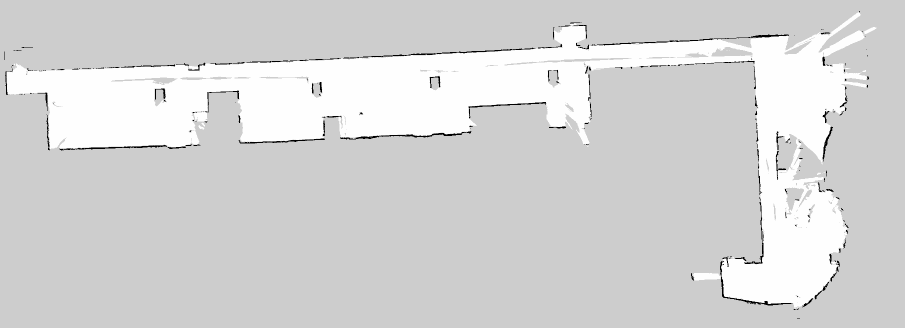
#> input picture src/dtb_mobile_navigation/maps/hanyang_5.pgm, 1809 x 655 px, given in place of the camera (shown at 1/2 size)
$ python test.py
#> lines starting #> are read from the running program, lines starting #| are printed output that depends on the picture; after the words box and inside, x2 and y2 are one past the last pixel; in counts of white or black regions, pixels touching at a corner belong together
import cv2
import numpy as np

# 카메라 캡처 객체 생성
cap = cv2.VideoCapture(2)
cap.set(cv2.CAP_PROP_FRAME_WIDTH, 640)
cap.set(cv2.CAP_PROP_FRAME_HEIGHT, 480)

while True:
    ret, frame = cap.read()
#> frame is the input picture: shape (655, 1809, 3); min 0, max 254, mean 213.3
    if not ret:
        print("Failed to grab frame")
        break

    # 이미지 대비를 증가시키기 위한 처리
    hsv = cv2.cvtColor(frame, cv2.COLOR_BGR2HSV)
#> hsv: shape (655, 1809, 3); mean H, S, V 0, 0, 213.3

    # 더욱 좁은 범위의 HSV 설정으로 어두운 검은색 검출
    lower_black = np.array([0, 0, 0])
    upper_black = np.array([180, 255, 55])

    # 마스크 생성
    mask = cv2.inRange(hsv, lower_black, upper_black)
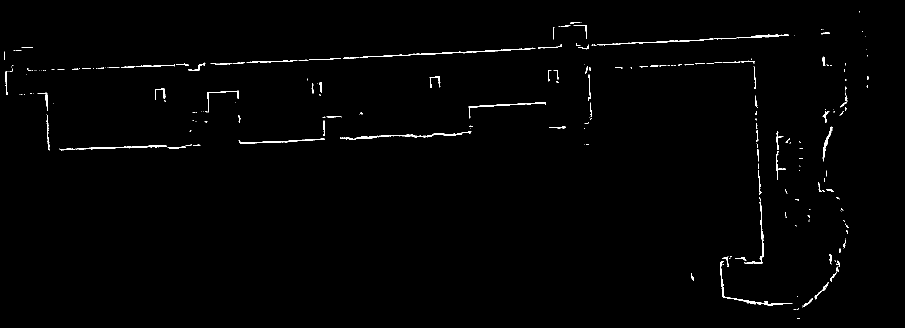
#> mask: shape (655, 1809) (shown at 1/2 size); 0.87% white in thin lines or dots, all inside (x1, y1, x2, y2) = (9, 22, 1738, 637)

    # 윤곽선 검출
    contours, hierarchy = cv2.findContours(mask, cv2.RETR_EXTERNAL, cv2.CHAIN_APPROX_SIMPLE)
#> contours = 238 contours, 185 with area under 20; largest, box (x1, y1, x2, y2) and area: (680, 262, 943, 279) 496, (1440, 522, 1585, 611) 420, (720, 95, 1069, 115) 372, (118, 290, 334, 301) 346, (477, 277, 650, 287) 248

    for contour in contours:
        # 각 컨투어에 대한 경계 상자 계산
        x, y, w, h = cv2.boundingRect(contour)
        # 세로로 긴 라인인지 확인 (가로:세로 비율이 1:4 이상일 경우)
        if h > 4 * w:
            # 윤곽선을 원본 이미지에 그림
            cv2.drawContours(frame, [contour], -1, (0, 255, 0), 2)
#> this loop made 238 passes
#> (x, y, w, h) on passes 2 to 4: (1587, 618, 5, 2), (1593, 617, 5, 3), (1497, 606, 1, 1)
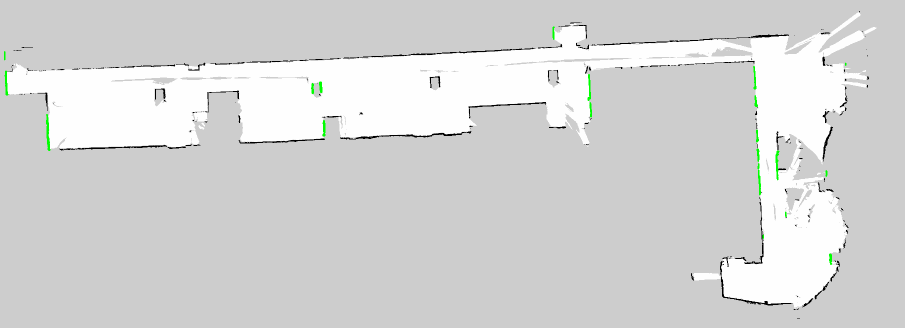
#> frame: shape (655, 1809, 3) (shown at 1/2 size); 0.22% of pixels changed, all inside (x1, y1, x2, y2) = (8, 53, 1693, 530)

    cv2.imshow('Original', frame)
    cv2.imshow('Black Line Detection', mask)

    if cv2.waitKey(1) & 0xFF == ord('q'):
#> (key q is pressed here)
        break

cap.release()
cv2.destroyAllWindows()

$ run again, on src/dtb_mobile_navigation/maps/map.pgm
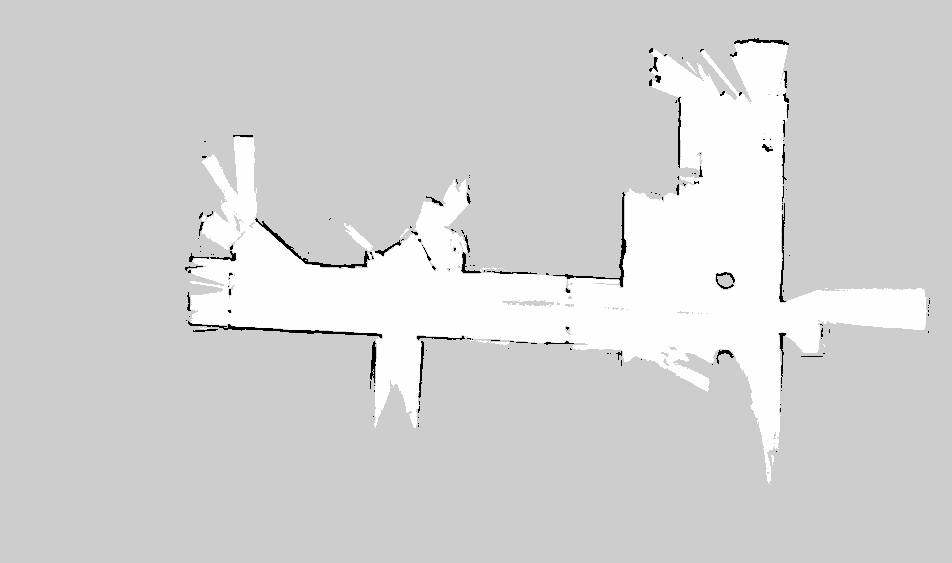
#> input picture src/dtb_mobile_navigation/maps/map.pgm, 952 x 563 px, given in place of the camera
#> frame is the input picture: shape (563, 952, 3); min 0, max 254, mean 211.6
#> hsv: shape (563, 952, 3); mean H, S, V 0, 0, 211.6
#> `mask = cv2.inRange(hsv, lower_black, upper_black)`:
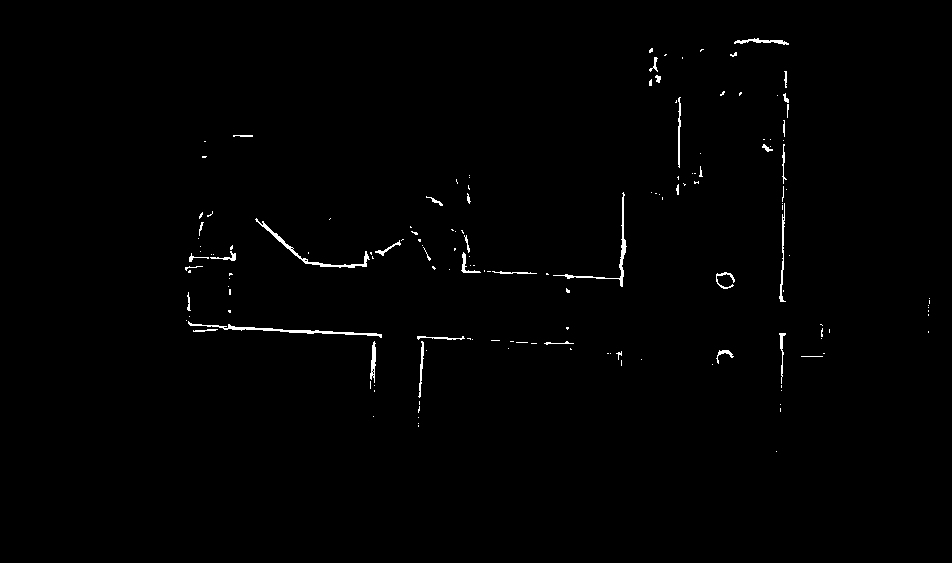
#> mask: shape (563, 952); 0.75% white in thin lines or dots, all inside (x1, y1, x2, y2) = (185, 38, 930, 452)
#> contours = 154 contours, 133 with area under 20; largest, box (x1, y1, x2, y2) and area: (188, 321, 382, 338) 305, (255, 218, 370, 268) 289, (553, 192, 627, 287) 216, (370, 341, 376, 383) 107, (734, 38, 789, 45) 105
#> the loop `for contour in contours:` made 154 passes
#> (x, y, w, h) on passes 1, 3, 4: (776, 451, 1, 1), (418, 423, 1, 1), (418, 417, 1, 1)
#> after the loop `for contour in contours:`:
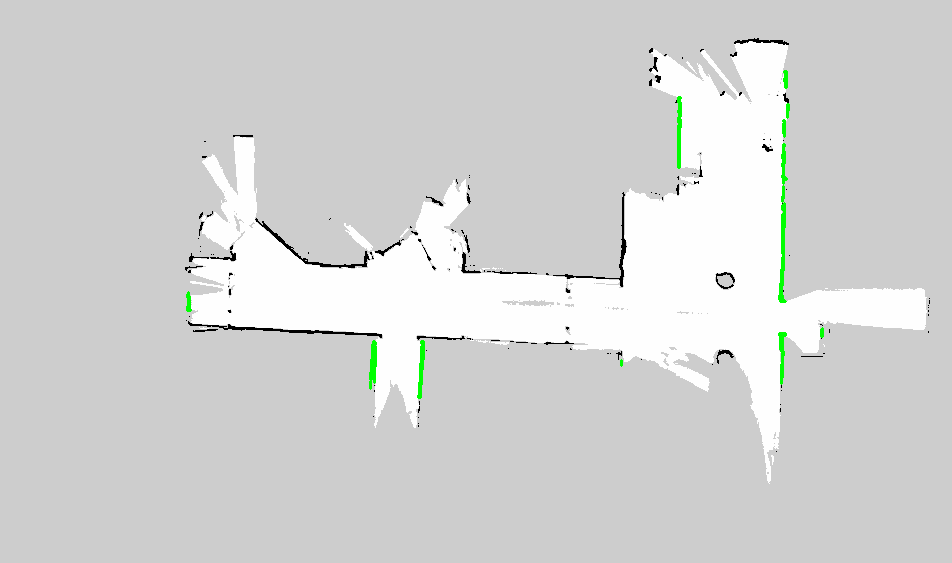
#> frame: shape (563, 952, 3); 0.39% of pixels changed, all inside (x1, y1, x2, y2) = (186, 70, 824, 399)
